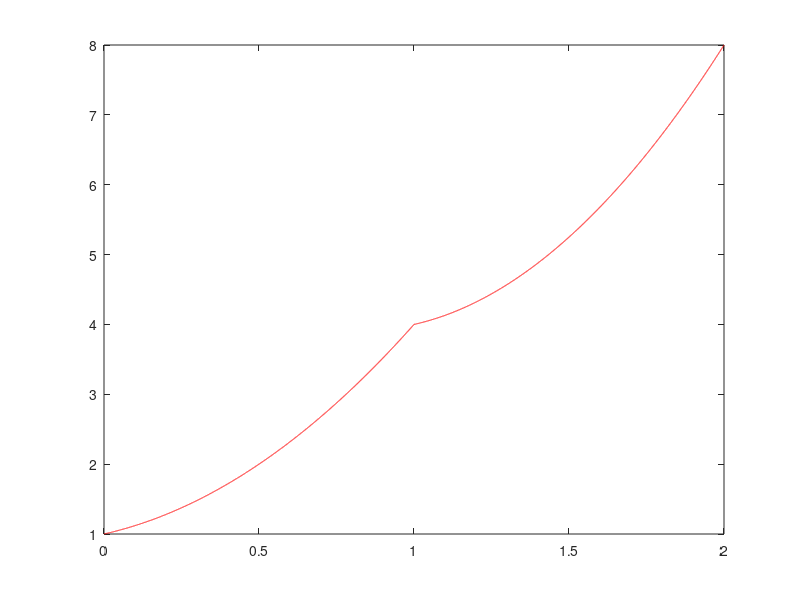

Source code (MATLAB):
clear; clc;
breaks = [0, 1, 2];
c = [2, 1, 1; 3 1 4];
pp = mkpp(breaks, c);
x = 0:1e-4:2;
figure(1); clf;
plot(x, ppval(pp, x), '-r');